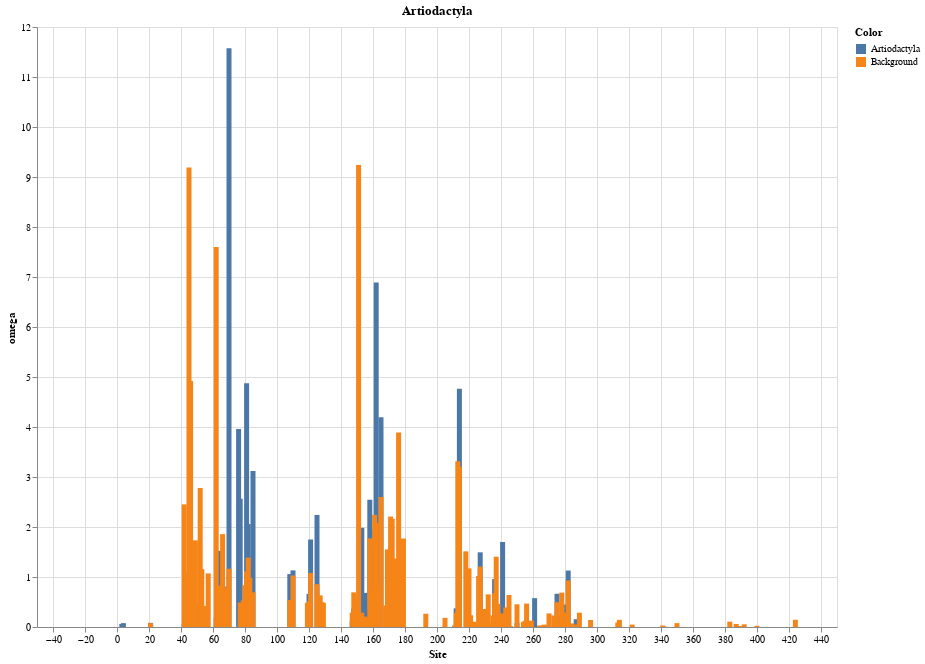

The cell this chart's notebook holds for it:
### Code cell
source = df_Test
print("BDNF_Recombinants_RELAX_" + Label + ".png")

# Test set plot
line1 = alt.Chart(source).mark_bar().encode(
    x='Site',
    y='omega',
    color="Color"
).properties(
    width=800,
    height=600,
    title=Label).transform_filter(
    (datum.Site > 0) & (datum.omega < 12))

# Background plot
source = df_Background
line2 = alt.Chart(source).mark_bar().encode(
    x="Site",
    y=alt.Y('omega', scale=alt.Scale(domain=(0, 12), clamp=True)),
    color="Color"
).properties(
    width=800,
    height=600
).transform_filter(
    (datum.Site > 0))

line1 + line2

### Figure 1 — Vega-Lite specification as saved in the notebook (floating-point values rounded to 4 significant figures; data arrays with more than 128 entries replaced by an {"elided": "..."} marker saying what was removed)
{"config": {"view": {"continuousWidth": 400, "continuousHeight": 300}}, "layer": [{"data": {"name": "data-4c0479c1f158cf2179c7bbdb7ce725a0"}, "mark": "bar", "encoding": {"color": {"type": "nominal", "field": "Color"}, "x": {"type": "quantitative", "field": "Site"}, "y": {"type": "quantitative", "field": "omega"}}, "height": 600, "title": "Artiodactyla", "transform": [{"filter": "((datum.Site > 0) && (datum.omega < 12))"}], "width": 800}, {"data": {"name": "data-efaff41869088b9af3415cdc3c97247b"}, "mark": "bar", "encoding": {"color": {"type": "nominal", "field": "Color"}, "x": {"type": "quantitative", "field": "Site"}, "y": {"type": "quantitative", "field": "omega", "scale": {"clamp": true, "domain": [0, 12]}}}, "height": 600, "transform": [{"filter": "(datum.Site > 0)"}], "width": 800}], "$schema": "https://vega.github.io/schema/vega-lite/v4.8.1.json", "datasets": {"data-4c0479c1f158cf2179c7bbdb7ce725a0": {"elided": "449 records"}, "data-efaff41869088b9af3415cdc3c97247b": {"elided": "449 records"}}}
